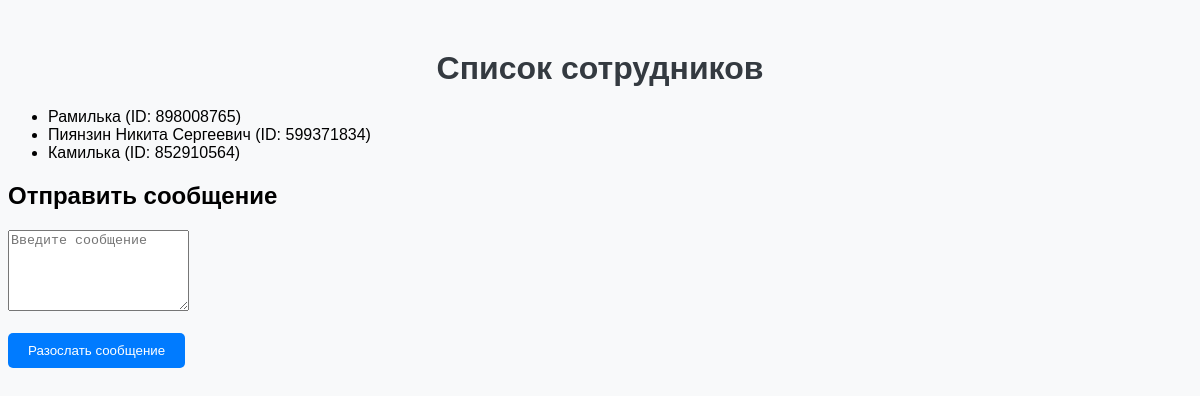
The page / on the database its author committed.
### bot/models.py (models this page shows, shortened)
class Employee(models.Model):
    telegram_id = models.CharField(max_length=50, unique=True)
    full_name = models.CharField(max_length=100)

### bot/views.py (the view)
# urls.py: path('', views.index, name='index'),
def index(request):
    employees = Employee.objects.all()
    return render(request, 'index.html', {'employees': employees})

### bot/templates/index.html (shortened to what this page needs)
{% load static %}
<!DOCTYPE html>
<html lang="en">
<head>
    <link rel="stylesheet" href="{% static 'css/styles.css' %}">
</head>
<body>
    <div class="container">
        <h1>Список сотрудников</h1>
        <ul>
            {% for employee in employees %}
                <li>{{ employee.full_name }} (ID: {{ employee.telegram_id }})</li>
            {% endfor %}
        </ul>
        <h2>Отправить сообщение</h2>
        <form action="{% url 'send_telegram_message' %}" method="POST">
            <textarea name="message" placeholder="Введите сообщение" rows="5"></textarea>
            <br><br>
            <button type="submit">Разослать сообщение</button>
        </form>
    </div>
</body>
</html>

### bot/static/css/styles.css (style rules this page uses)
body { font-family: Arial, sans-serif; background-color: #f8f9fa; }
.container { margin-top: 50px; }
h1 { color: #343a40; text-align: center; }
button { background-color: #007bff; color: white; padding: 10px 20px; border: none; border-radius: 5px; cursor: pointer; }

### rows shown on the page
Employee: full_name "Рамилька", telegram_id "898008765"
Employee: full_name "Пиянзин Никита Сергеевич", telegram_id "599371834"
Employee: full_name "Камилька", telegram_id "852910564"
